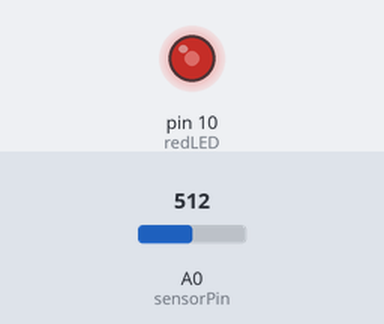
This sketch was run on a simulated Arduino Uno, built with avr-gcc and run on an emulated ATmega328P. Parts: output pins drawn as LEDs (lit = HIGH). The inputs (shaded band) are chosen by the test bench; at power-on: A0 (sensorPin) = 512.

Above: at 1.2 s.
1.3 s: A0 (sensorPin) set to 716
At 2.5 s:
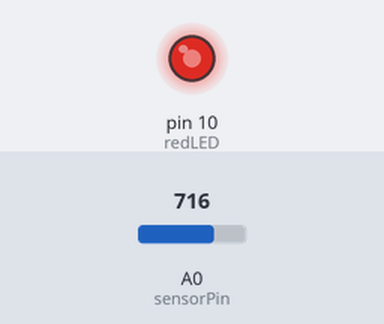
2.8 s: A0 (sensorPin) set to 900
At 3.8 s:
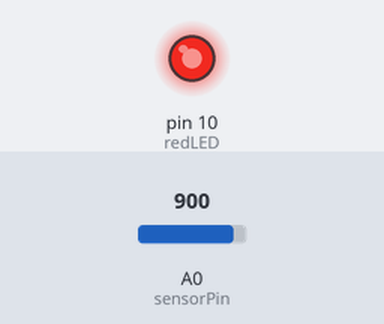
4.3 s: A0 (sensorPin) set to 122
At 4.9 s:
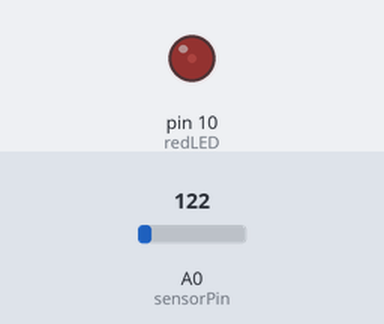
5.8 s: A0 (sensorPin) set to 0
At 6.1 s:
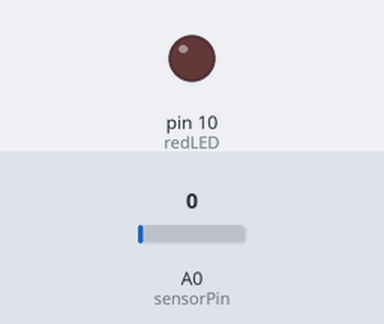
7.3 s: A0 (sensorPin) set to 511
At 8.4 s:
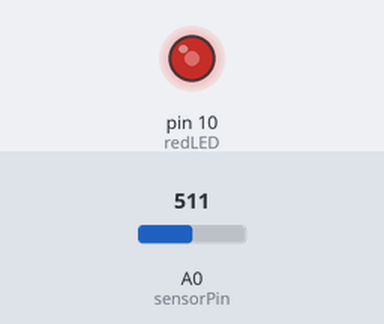
Timing chart, 0 to 9.8 s (numbered marks = the images above; inputs shaded):
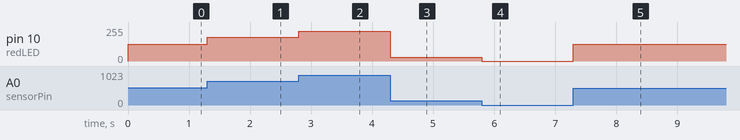

Measured:
- after the input at 1.3 s, pin 10 (redLED): 127/255 → 178/255 at once
- after the input at 2.8 s, pin 10 (redLED): 178/255 → 224/255 at once
- after the input at 4.3 s, pin 10 (redLED): 224/255 → 30/255 at once
- after the input at 5.8 s, pin 10 (redLED): 30/255 → 0/255 at once
- after the input at 7.3 s, pin 10 (redLED): 0/255 → 127/255 at once

The sketch:

_2.1_potentiometerFade.ino
```cpp
/*
 * This is the program header put things like the date, your name
 * And a description of what your program does here
 *
 * Michal Britt-Crane 7/5/2015
 *
 * This program reads the value from a potentiometer and blinks an LED faster or slower
 */

// Constants
const int redLED = 10;          // red LED on pin 10
const int sensorPin = A0;             // sensor attached to pin A0 (analog input #0)

// Variables
int sensorValue = 0;            // variable used to store the value coming from the sensor
int outputValue = 0;            // variable to store the brightness value for the LED

void setup() {                  // start setup, this code runs once at startup
  pinMode(redLED, OUTPUT);      // set redLED as an output
}                               // end setup

void loop() {                           // start main loop
  sensorValue = analogRead(sensorPin);  // read the value of the potentiometer and store in "sensorValue" between 0 & 1023
  outputValue = map(sensorValue, 0, 1023, 0, 255);  // map the sensor value from 0-1023 range to 0-255 range
  analogWrite(redLED, outputValue);     // turn the LED on (HIGH is the voltage level)
}
```
